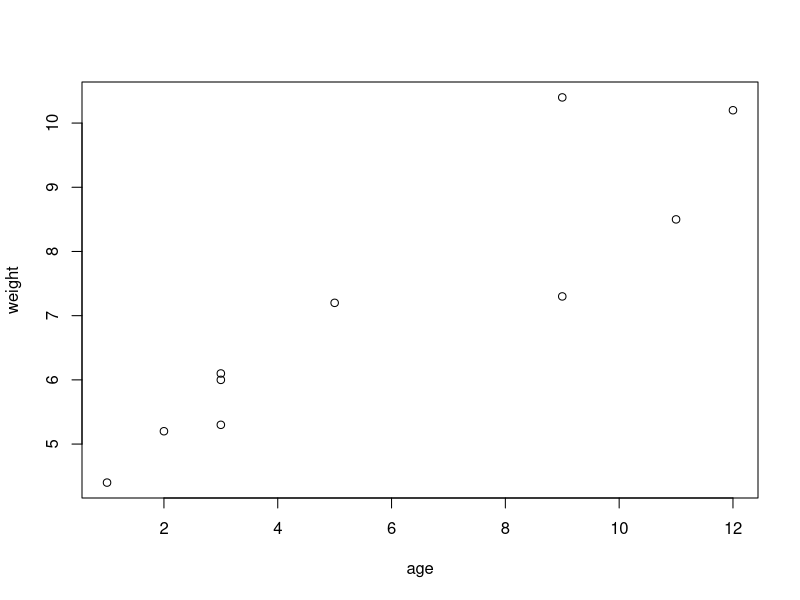
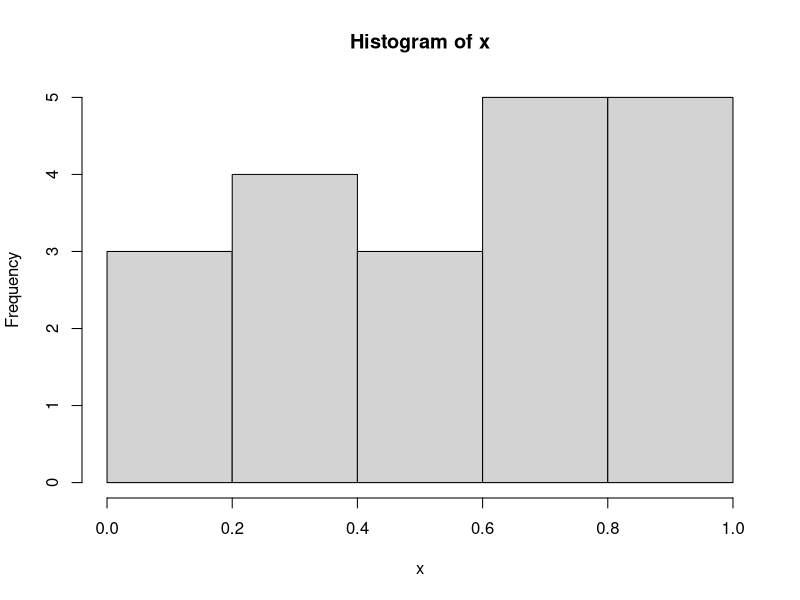

Here is the R script that generated these plots, in order:
# lect001
# 陆震
# 日期：2019/05/30

# R是面向对象的，区分大小写的解释型编程语言
# R中多数功能是由程序内置函数、用户自编函数和对对象的创建和操作所实现的
# 对象可以是任何能被赋值给变量的东西，包括常量、数据结构、函数甚至图形
# 每一个对象都有某种模式，描述其是如何存储的，以及某个类属性，R根据其类属性进行相应的操作处理

# 一次交互式会话期间的所有数据对象都被R保存在内存中，所以R往往受限于可用的内存量
# 在处理大数据集的时候，需要考虑数据集的大小和要应用的统计方法

# R函数由函数和赋值构成，R使用 -> 而非 = 作为赋值符号
rnorm(5) -> x # 创建向量对象x，其包含5个来自标准正态分布的随机偏差
x # 直接输入对象的名称将列出它的内容
print(x)
# 函数c()将其参数组合成一个向量或列表，以这样的形式输入数据
c(1, 3, 5, 2, 11, 9, 3, 9, 12, 3) -> age
c(4.4, 5.3, 7.2, 5.2, 8.5, 7.3, 6.0, 10.4, 10.2, 6.1) -> weight
mean(weight) # 求均值
sd(weight) # 求标准差
cor(age, weight) # 求相关系数
plot(age, weight) # 可视化检查两者趋势关系

# 不加参数运行demo()，查看R中图形的完整演示列表
# demo(image)

# help.start() 打开帮助文档首页
# help(foo) 或 ?foo 查看函数foo的描述(如返回值)
# example(foo) 查看函数foo的使用范例
# apropos('foo', mode='function') 列出名称中含有foo的所有可用函数
# data() 列出当前已加载包中所含的所有可用示例数据集

# 工作空间workspace是当前R的工作环境，存储着所有你定义的对象
# 在当前会话结束时，你可以将当前工作空间保存到一个镜像中，以便在下次启动R时自动载入它
# 使用上下方向键查看命令的历史记录

#当前的工作目录working directory是R读取文件和保存结果的默认目录
# getwd() 查看当前工作目录
# setwd() 设定当前工作目录
# 若需要读入一个不再当前工作目录下的文件，需要在调用语句中写明文件的完整路径
# setwd('C:/myprojects/project1') 路径需要使用正斜杠，R将反斜杠 \ 作为一个转义符
# 注意：setwd()不会创建一个新的、不存在的目录
# 可以使用dir.create()创建新目录，然后用setwd()将当前工作目录指向该新目录
runif(20) -> x # 创建一个包含20个均匀分布随机变量的向量
summary(x) # 生成x的摘要统计量
hist(x) # 生成直方图
# 函数q()结束对话，并询问是否保存工作空间
# 若保存工作空间，命令的历史记录保存到文件.Rhistory中，工作空间(包含所有对象)保存到文件.RData中
ls() # 列出当前工作空间中的对象
# rm(objectlist) 删除对象
# history(#) 显示最近使用的#个命令(默认值为25)
# savehistory('myfile') 保存命令历史到文件myfile.Rhistory中
# save.image('myfile') 保存工作空间到文件myfile.RData中
# save(objectlist, file='myfile') 保存指定对象到一个文件中
# loadhistory('myfile') 载入命令历史文件myfile.Rhistory
# load('myfile') 读取工作空间myfile.RData到当前会话中
# 推荐：在独立的目录中保存项目，即跳转到项目所在目录并双击之前保存的镜像文件即可
# 这样可以启动R，载入保存的工作空间，并设置当前工作目录到这个文件夹中

# 输入和输出：
# 函数source('filename')执行脚本文件命令集
# 若文件中不包含路径，R默认该脚本在当前工作目录中
# 惯例，脚本以.R为扩展名，如 source('myscript.R')
# 函数sink('filename')将输出重定向到文件filename中，默认覆盖已有该文件
# 可使用参数append=TRUE将文本追加到该文件后，而不是覆盖它
# 可使用参数split=TRUE将输出同时发送到屏幕和输出文件中
# 不加参数调用sink()，仅向屏幕返回结果
# 注意：sink()只能重定向文本输出，要重定向图形输出，使用以下函数，最后使用dev.off()将输出返回到终端
# bmp('filename.bmp') BMP文件
# jpeg('filename.jpeg') JPEG文件
# pdf('filename.pdf') PDF文件
# png('filename.png') PNG文件
# svg('filename.svg') SVG文件
# 整个输入输出流程如下：
# sink('myoutput', append=TRUE, split=TRUE)
# pdf('mygraphs.pdf')
# source('myscript.R')
# 执行脚本mysript.R，结果显示在屏幕上，此外，文本输出追加到myoutput中，图形输出保存在mygraphs.pdf中

# 包是R函数、数据、预编译代码以一种定义完善的格式组成的集合
# 计算机上存储包的目录称为库library
# 函数.libPaths()显示库所在位置，函数library()显示库中包
# search()显示已加载并可使用的包
# update.packages() 更新已安装的包
# installed.packages() 列出已安装的包的相关信息(如版本号)
# 包的安装是指从某个CRAN镜像站点下载它并将其放入库中的过程
# 安装好以后，必须载入到会话中才能使用包
# help(package='package_name') 输出某个包的简短描述以及包中可用的函数名称和数据集名称的列表
# help() 查看包中任意函数或数据集的描述

# 注意：在调用函数时，即使函数无参数，仍需加上括号()

# 要了解某个函数的返回值，查阅该函数在线帮助文档中的Value部分即可
# 这样可以知道将某个函数的结果赋值到一个对象时，保存的具体内容

# 按照要求的格式创建含有研究信息的数据集，是数据分析的第一步
# 数据集：由数据构成的矩形数组，行为观测(示例)，列为变量(属性)
# 数据集有其数据结构和数据类型(数值型、字符型、逻辑型、复数型和原生型)
# 数据结构：用于存储数据的对象类型，包括标量、向量、矩阵、数组、数据框和列表

# 标量：只含一个元素的向量，用于保存常量(单独的数值)
3 -> f
'US' -> g
TRUE -> h

# 向量：用于存储数值型、字符型或逻辑型数据的一维数组
# 执行组合功能的函数c()可用于创建向量
c(1, 2, 3, 4, -5) -> a # 数值型向量
c('one', 'two') -> b # 字符型向量
c(TRUE, FALSE) -> c # 逻辑型向量
# 注意：单个向量中的数据必须是相同的类型(数值型、字符型或逻辑型)，不可混杂不同类型数据
# 索引：访问向量中的元素
a[3]
a[c(2, 4)] # 向量a中第2个和第4个元素
a[2:4] # 向量a中第2到第4个元素

# 矩阵：二维数组，和向量蕾丝，其中元素必须类型相同，即一个矩阵中只能包含一种数据类型
# 可通过函数matrix()创建矩阵
matrix(1:20, nrow = 5, ncol = 4) # 默认按列填充
matrix(1:20, nrow = 5, ncol = 4, byrow=TRUE, dimnames=list(c('r1', 'r2', 'r3', 'r4', 'r5'), 
                                                           c('c1', 'c2', 'c3', 'c4'))) # 按行填充
# 注意：dimnames包含以字符型向量表示的行列名
c('r1', 'r2', 'r3', 'r4', 'r5') -> row_name
c('c1', 'c2', 'c3', 'c4') -> col_name
matrix(1:20, nrow = 5, ncol = 4, byrow=TRUE, dimnames=list(row_name, col_name)) -> X
# 索引：X[i,]表示矩阵X中的第i行，X[,j]表示第j列，X[i, j]表示第i行第j个元素，其中i和j可为数值型向量
X[3,]
X[c(1:3), c(2:3)] # 多行多列
X[c(1:3), c(2:3)] -> Y

# 数组：与矩阵类似，是矩阵的自然推广，不可混杂不同类型数据，维度可以大于2
# 可通过函数array()创建
c('A1', 'A2') -> dim1
c('B1', 'B2', 'B3') -> dim2
c('C1', 'C2', 'C3', 'C4') -> dim3
array(1:24, c(2, 3, 4), dimnames = list(dim1, dim2, dim3)) -> z
# 索引：与矩阵相同
z[1, 2, 3]
z[1, 2, 1:3]







